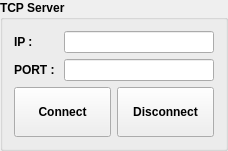
     <widget class="QGroupBox" name="groupBox">
      <property name="minimumSize">
       <size>
        <width>0</width>
        <height>0</height>
       </size>
      </property>
      <property name="maximumSize">
       <size>
        <width>240</width>
        <height>16777215</height>
       </size>
      </property>
      <property name="font">
       <font>
        <weight>75</weight>
        <bold>true</bold>
       </font>
      </property>
      <property name="title">
       <string>TCP Server</string>
      </property>
      <layout class="QGridLayout" name="gridLayout">
       <item row="0" column="0">
        <layout class="QVBoxLayout" name="verticalLayout_2">
         <item>
          <widget class="QLabel" name="label">
           <property name="text">
            <string>IP : </string>
           </property>
          </widget>
         </item>
         <item>
          <widget class="QLabel" name="label_2">
           <property name="text">
            <string>PORT : </string>
           </property>
          </widget>
         </item>
        </layout>
       </item>
       <item row="0" column="1">
        <layout class="QVBoxLayout" name="verticalLayout">
         <item>
          <widget class="QLineEdit" name="txtIP">
           <property name="minimumSize">
            <size>
             <width>150</width>
             <height>0</height>
            </size>
           </property>
          </widget>
         </item>
         <item>
          <widget class="QLineEdit" name="txtPORT">
           <property name="minimumSize">
            <size>
             <width>150</width>
             <height>0</height>
            </size>
           </property>
          </widget>
         </item>
        </layout>
       </item>
       <item row="1" column="0" colspan="2">
        <layout class="QHBoxLayout" name="horizontalLayout_2">
         <item>
          <widget class="QPushButton" name="btnConnect">
           <property name="minimumSize">
            <size>
             <width>75</width>
             <height>50</height>
            </size>
           </property>
           <property name="text">
            <string>Connect</string>
           </property>
          </widget>
         </item>
         <item>
          <widget class="QPushButton" name="btnDisconnect">
           <property name="minimumSize">
            <size>
             <width>75</width>
             <height>50</height>
            </size>
           </property>
           <property name="text">
            <string>Disconnect</string>
           </property>
          </widget>
         </item>
        </layout>
       </item>
      </layout>
     </widget>
